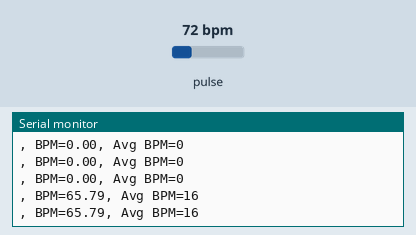
This sketch was run on a simulated Arduino Uno, built with avr-gcc and run on an emulated ATmega328P. Parts: the last lines printed to the serial monitor. The test bench sets the inputs (shaded band); at power-on: pulse 72 bpm.

Above: at 1.2 s.
1.3 s: pulse set to 42 bpm
At 1.35 s:
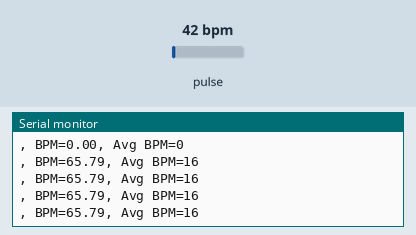
2.8 s: pulse set to 130 bpm
At 2.9 s:
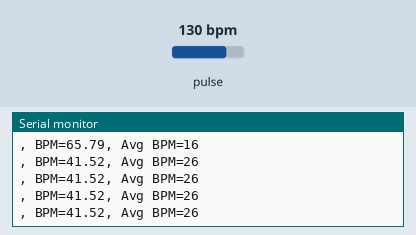
5.8 s: pulse set to 70 bpm
At 5.8 s:
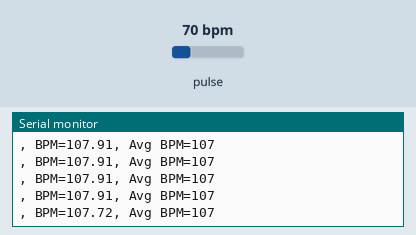
Timing chart, 0 to 8.8 s (numbered marks = the images above; inputs shaded):
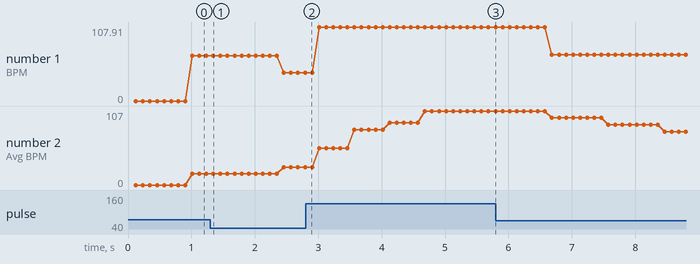

The sketch:

HeartRate.ino
```cpp
#include <Wire.h>
#include "MAX30105.h"

#include "heartRate.h"

MAX30105 particleSensor;

const byte RATE_SIZE = 4;
byte rates[RATE_SIZE];
byte rateSpot = 0;
long lastBeat = 0;

float beatsPerMinute;
int beatAvg;

void setup()
{
  Serial.begin(9600);
  Serial.println("Initializing...");


  if (!particleSensor.begin(Wire, I2C_SPEED_FAST))
  {
    Serial.println("MAX30105 was not found. Please check wiring/power. ");
    while (1);
  }
  Serial.println("Place your index finger on the sensor with steady pressure.");

  particleSensor.setup();
  particleSensor.setPulseAmplitudeRed(0x0A);
  particleSensor.setPulseAmplitudeGreen(0);
}

void loop()
{
  long irValue = particleSensor.getIR();

  if (checkForBeat(irValue) == true)
  {

    long delta = millis() - lastBeat;
    lastBeat = millis();

    beatsPerMinute = 60 / (delta / 1000.0);

    if (beatsPerMinute < 255 && beatsPerMinute > 20)
    {
      rates[rateSpot++] = (byte)beatsPerMinute;
      rateSpot %= RATE_SIZE;


      beatAvg = 0;
      for (byte x = 0 ; x < RATE_SIZE ; x++)
        beatAvg += rates[x];
      beatAvg /= RATE_SIZE;
    }
  }


  delay(100);
  Serial.print(", BPM=");
  Serial.print(beatsPerMinute);
  Serial.print(", Avg BPM=");
  Serial.print(beatAvg);
  if (irValue < 50000)
    Serial.print(" No finger?");

  Serial.println();
}
```

Measured:
- plotted number 1: 65.79 → 41.52 after the input at 1.3 s, 41.52 → 107.72 after the input at 2.8 s, 107.72 → 67.49 after the input at 5.8 s
- plotted number 2: 16 → 26 after the input at 1.3 s, 26 → 107 after the input at 2.8 s, 107 → 67 after the input at 5.8 s
